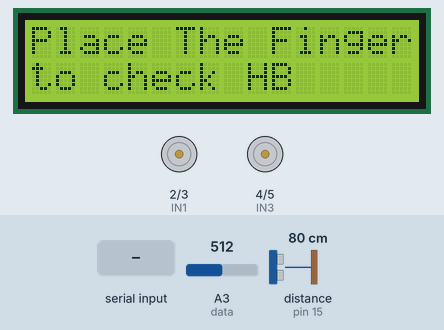
This sketch was run on a simulated Arduino Leonardo, built with avr-gcc and run on an emulated ATmega32U4. On the bench: 16×2 character LCD, motor-driver pin pairs drawn as motors (green arrow = first pin HIGH = forward, orange = second pin HIGH = backward, longer = more drive). The test bench sets the inputs (shaded band); at power-on: A3 (data) = 512, distance to the obstacle (sensor on pin 15) 80 cm. The echo pulse lasts 58.3 µs per cm; what the sketch prints to the serial monitor is not drawn.

Above: at 2.1 s.
3.3 s: "V" received over the second serial link
At 10.4 s:
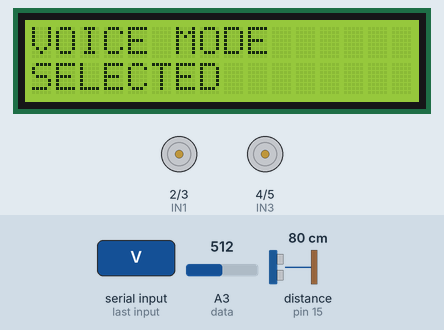
10.5 s: "Forward" received over the second serial link
At 13.4 s:
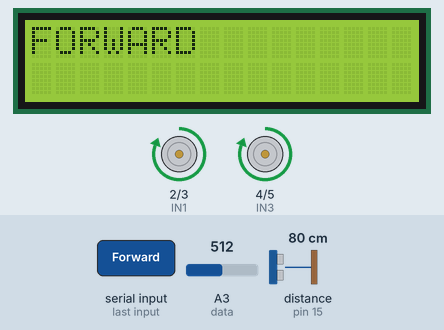
13.7 s: "reverse" received over the second serial link
At 15.9 s:
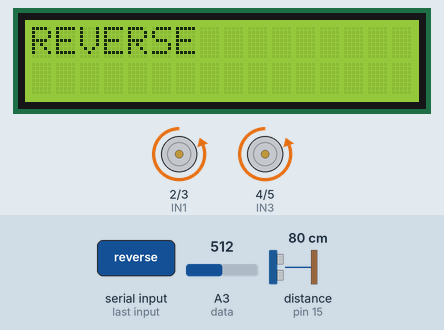
16.2 s: "LEFT" received over the second serial link
At 17.9 s:
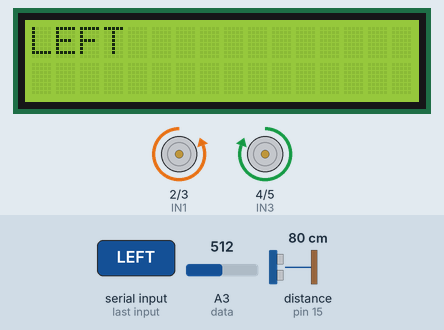
Timing chart, 0 to 19.4 s (numbered marks = the images above; inputs shaded):
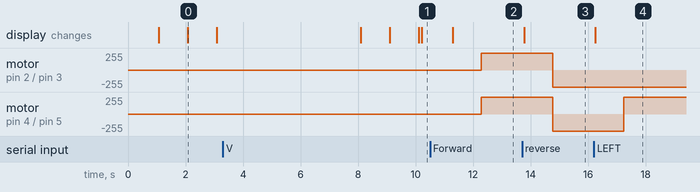

Measured:
- after the input at 3.3 s, the display: first differs from a run without the input after 6.8 s (image 1 shows a later state)
- after the input at 10.5 s, motor on pin 2 (IN1) / pin 3 (IN2), motor on pin 4 (IN3) / pin 5 (IN4): stopped → forward 255/255 after 1.8 s; the display: changes after 0.78 s (image 2)
- after the input at 13.7 s, motor on pin 2 (IN1) / pin 3 (IN2), motor on pin 4 (IN3) / pin 5 (IN4): forward 255/255 → backward 255/255 after 1.1 s; the display: changes after 0.07 s (image 3)
- after the input at 16.2 s, motor on pin 4 (IN3) / pin 5 (IN4): backward 255/255 → forward 255/255 after 1.0 s; the display: changes at once (image 4)
- what the display in image 0 shows lasts 1.0 s, from 2.1 s to 3.1 s

The sketch:

SmartWheelchair_code.ino
```cpp
#include<SoftwareSerial.h>
#include <LiquidCrystal.h>
LiquidCrystal lcd(13,12,8,9,10,11);
SoftwareSerial Serial1(6,7);

String readvoice;
int i = 0;

int IN1=2;
int IN2=3;
int IN3=4;
int IN4=5;

float vout;

int ultratrig=14;
int ultraeco=15;

long duration;
int distance;

int data=A3;//heartbeat sensor
int count=0;


 unsigned long temp=0;

      byte customChar1[8] = {0b00000,0b00000,0b00011,0b00111,0b01111,0b01111,0b01111,0b01111};
      byte customChar2[8] = {0b00000,0b11000,0b11100,0b11110,0b11111,0b11111,0b11111,0b11111};
      byte customChar3[8] = {0b00000,0b00011,0b00111,0b01111,0b11111,0b11111,0b11111,0b11111};
      byte customChar4[8] = {0b00000,0b10000,0b11000,0b11100,0b11110,0b11110,0b11110,0b11110};
      byte customChar5[8] = {0b00111,0b00011,0b00001,0b00000,0b00000,0b00000,0b00000,0b00000};
      byte customChar6[8] = {0b11111,0b11111,0b11111,0b11111,0b01111,0b00111,0b00011,0b00001};
      byte customChar7[8] = {0b11111,0b11111,0b11111,0b11111,0b11110,0b11100,0b11000,0b10000};
      byte customChar8[8] = {0b11100,0b11000,0b10000,0b00000,0b00000,0b00000,0b00000,0b00000};


void setup() {

 Serial.begin(9600);
 Serial1.begin(9600);
 lcd.begin(16,2);
 pinMode(data,INPUT);

 pinMode(IN1,OUTPUT);
 pinMode(IN2,OUTPUT);
 pinMode(IN3,OUTPUT);
 pinMode(IN4,OUTPUT);

  pinMode(ultratrig,OUTPUT);
  pinMode(ultraeco,INPUT);

      lcd.createChar(1, customChar1);
      lcd.createChar(2, customChar2);
      lcd.createChar(3, customChar3);
      lcd.createChar(4, customChar4);
      lcd.createChar(5, customChar5);
      lcd.createChar(6, customChar6);
      lcd.createChar(7, customChar7);
      lcd.createChar(8, customChar8);
      delay(1000);
       lcd.clear();
       lcd.setCursor(0,0);
       lcd.print("SMART WHEEL");
       lcd.setCursor(0,1);
       lcd.print("CHAIR");
       delay(1000);
  }

void loop() {
while(1)
{
  HEART_BEAT_MONITOR();
  temp_check();
  for(int i=0;i<5;i++)
  {
  mode_select();
  delay(1000);
  }
 }
}
void mode_select()
{
   if(Serial1.available()>0)
  {
     char rw=Serial1.read();
     Serial1.println("rw="+String(rw));
     lcd.clear();
       lcd.setCursor(0,0);
       lcd.print(rw);
       delay(100);
      switch(rw)
      {
        case 'V':
             Serial.println("VOICE MODE SELECTED");
             lcd.clear();
             lcd.setCursor(0,0);
             lcd.print("VOICE MODE");
             lcd.setCursor(0,1);
             lcd.print("SELECTED");
             delay(1000);
              voice_read();
               break;

         case 'A':
             Serial.println("APP MODE SELECTED");
             lcd.clear();
             lcd.setCursor(0,0);
             lcd.print("APP MODE");
             lcd.setCursor(0,1);
             lcd.print("SELECTED");
             delay(1000);
        //   HEART_BEAT_MONITOR();
             app_check();
             break;
   }
}
}
void voice_read()
{
while(1)
{
readvoice="";

  while(Serial1.available())
 {
  delay(10);
  char ch=Serial1.read();
  readvoice+=ch;
    }
  Serial.println(readvoice);
//  delay(1000);
   if (readvoice== "Forward"||readvoice== "forward"||readvoice== "FORWARD")
        {
          lcd.clear();
           lcd.setCursor(0,0);
           lcd.print("FORWARD");
          delay(1000);

          forward();
           }
         if (readvoice== "reverse"||readvoice== "Reverse"||readvoice== "REVERSE")
        {
           lcd.clear();
           lcd.setCursor(0,0);
           lcd.print("REVERSE");
          delay(1000);
          reverse();

        }
          if (readvoice== "LEFT"||readvoice== "Left"||readvoice== "left")
        {

          lcd.clear();
           lcd.setCursor(0,0);
           lcd.print("LEFT");
          delay(1000);
        left();

        }
          if (readvoice== "RIGHT"||readvoice== "Right"||readvoice== "right"||readvoice== "Write"||readvoice== "write")
        {
           lcd.clear();
           lcd.setCursor(0,0);
           lcd.print("RIGHT");
          delay(1000);
         right();

        }
          if (readvoice== "STOP"||readvoice== "Stop"||readvoice== "stop")
        {
          lcd.clear();
           lcd.setCursor(0,0);
           lcd.print("STOPPED");
          delay(1000);

           stop1();

        }


  }
}
void HEART_BEAT_MONITOR()
{

   count=0;
   lcd.clear();
   lcd.setCursor(0, 0);
   lcd.print("Place The Finger");
   lcd.setCursor(0, 1);
   lcd.print("to check HB");
   Serial.println("Place The Finger to check HB");
   delay(1000);
 // while(digitalRead(start)>0);

   lcd.clear();
   temp=millis();

   while(millis()<(temp+5000))
   {

      if(analogRead(data)<100)
        {
         count=count+1;

         lcd.setCursor(6, 0);
         lcd.write(byte(1));
         lcd.setCursor(7, 0);
         lcd.write(byte(2));
         lcd.setCursor(8, 0);
         lcd.write(byte(3));
         lcd.setCursor(9, 0);
         lcd.write(byte(4));
         lcd.setCursor(6, 1);
         lcd.write(byte(5));
         lcd.setCursor(7, 1);
         lcd.write(byte(6));
         lcd.setCursor(8, 1);
         lcd.write(byte(7));
         lcd.setCursor(9, 1);
         lcd.write(byte(8));

         while(analogRead(data)<100);

         lcd.clear();

        }
   }

         lcd.clear();
         lcd.setCursor(0, 0);
         count=count*6;
         lcd.setCursor(2, 0);
         lcd.write(byte(1));
         lcd.setCursor(3, 0);
         lcd.write(byte(2));
         lcd.setCursor(4, 0);
         lcd.write(byte(3));
         lcd.setCursor(5, 0);
         lcd.write(byte(4));

         lcd.setCursor(2, 1);
         lcd.write(byte(5));
         lcd.setCursor(3, 1);
         lcd.write(byte(6));
         lcd.setCursor(4, 1);
         lcd.write(byte(7));
         lcd.setCursor(5, 1);
         lcd.write(byte(8));
         lcd.setCursor(7, 1);
         lcd.print(count);
         lcd.print(" BPM");
         temp=0;
//       sprintf(mystr, "HB:%d", count);
       Serial.print(count);
       Serial.println("");
      delay(1000);


}
void temp_check()
{
          int temp1=analogRead(A2);
          float vout=temp1*(5.0/1023.0);
          float tempC=(vout*100)-20;
           lcd.clear();
           lcd.setCursor(0,0);
           lcd.print("temperature=");
           lcd.setCursor(0,1);
           lcd.print(tempC);
           Serial.println("temp="+String(tempC));
           delay(1000);

  }
void app_check()
{
  while(1)
{
if(Serial1.available()>0)
{
   char ch=Serial1.read();
    Serial1.println(ch);
    lcd.clear();
     lcd.setCursor(0,0);
     lcd.print(ch);
     delay(1000);
    switch(ch){
      case '1':
           lcd.clear();
           lcd.setCursor(0,0);
           lcd.print("FORWARD");
           delay(1000);
           forward();
           break;
      case '2':

           lcd.clear();
           lcd.setCursor(0,0);
           lcd.print("REVERSE");
          delay(1000);
           reverse();
           break;
      case '3':
           lcd.clear();
           lcd.setCursor(0,0);
           lcd.print("RIGHT");
           delay(1000);
          right();
          break;
       case '4':
           lcd.clear();
           lcd.setCursor(0,0);
           lcd.print("LEFT");
           delay(1000);
           left();
           break;
      default:
           lcd.clear();
           lcd.setCursor(0,0);
           lcd.print("STOPPED");
          delay(1000);
        stop1();
    }
//         HEART_BEAT_MONITOR();
      }
  }
}
void forward()
{
  digitalWrite(IN1,HIGH);
  digitalWrite(IN2,LOW);
  digitalWrite(IN3,HIGH);
  digitalWrite(IN4,LOW);
  ultra_check();
}
void reverse()
{
  digitalWrite(IN1,LOW);
  digitalWrite(IN2,HIGH);
  digitalWrite(IN3,LOW);
  digitalWrite(IN4,HIGH);
}
void right()
{
  digitalWrite(IN1,HIGH);
  digitalWrite(IN2,LOW);
  digitalWrite(IN3,LOW);
  digitalWrite(IN4,HIGH);
}
void left()
{
  digitalWrite(IN1,LOW);
  digitalWrite(IN2,HIGH);
  digitalWrite(IN3,HIGH);
  digitalWrite(IN4,LOW);
}
void stop1()
{
  digitalWrite(IN1,LOW);
  digitalWrite(IN2,LOW);
  digitalWrite(IN3,LOW);
  digitalWrite(IN4,LOW);
}
int ultra_check()
{
  digitalWrite(ultratrig,LOW);  //clear the triger pin
  delayMicroseconds(2);
  digitalWrite(ultratrig,HIGH);  //sets the  triger pin on HIGH state for 10 micro seconds
  delayMicroseconds(10);
  digitalWrite(ultratrig,LOW);
  duration=pulseIn(ultraeco,HIGH);//reads the echo pin returns the sound wave travel time in microseconds
  distance=duration*0.034/2;  //calculating the distance
  delay(1000);
  Serial.print("Distance:");
  Serial.println(distance);
//  return distance;
      if(distance<10)
      {
          lcd.clear();
          lcd.setCursor(0,0);
          lcd.print("OBJECT DETECTED");
          delay(1000);
          stop1();

    }
}
```
